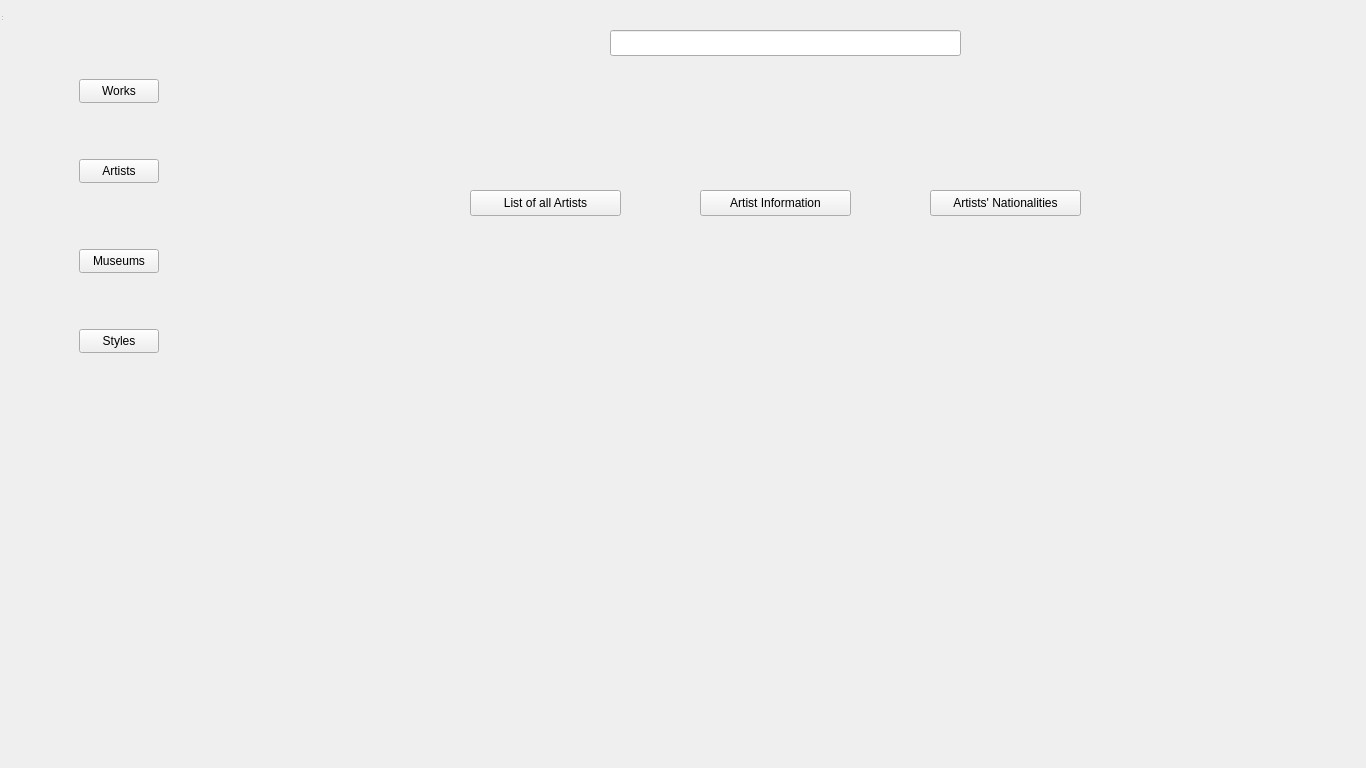
<?xml version="1.0" encoding="UTF-8"?>
<ui version="4.0">
 <class>ArtistWindow</class>
 <widget class="QWidget" name="ArtistWindow">
  <property name="geometry">
   <rect>
    <x>0</x>
    <y>0</y>
    <width>1366</width>
    <height>768</height>
   </rect>
  </property>
  <property name="windowTitle">
   <string>ArtistWindow</string>
  </property>
  <widget class="QWidget" name="centralwidget" native="true">
   <property name="geometry">
    <rect>
     <x>0</x>
     <y>0</y>
     <width>1100</width>
     <height>798</height>
    </rect>
   </property>
   <widget class="QFrame" name="frame">
    <property name="geometry">
     <rect>
      <x>-11</x>
      <y>-1</y>
      <width>251</width>
      <height>800</height>
     </rect>
    </property>
    <property name="sizePolicy">
     <sizepolicy hsizetype="Preferred" vsizetype="Preferred">
      <horstretch>0</horstretch>
      <verstretch>0</verstretch>
     </sizepolicy>
    </property>
    <property name="frameShape">
     <enum>QFrame::Shape::NoFrame</enum>
    </property>
    <widget class="QPushButton" name="worksButton">
     <property name="geometry">
      <rect>
       <x>90</x>
       <y>80</y>
       <width>80</width>
       <height>24</height>
      </rect>
     </property>
     <property name="text">
      <string>Works</string>
     </property>
    </widget>
    <widget class="QPushButton" name="artistsButton">
     <property name="geometry">
      <rect>
       <x>90</x>
       <y>160</y>
       <width>80</width>
       <height>24</height>
      </rect>
     </property>
     <property name="text">
      <string>Artists</string>
     </property>
    </widget>
    <widget class="QPushButton" name="museumsButton">
     <property name="geometry">
      <rect>
       <x>90</x>
       <y>250</y>
       <width>80</width>
       <height>24</height>
      </rect>
     </property>
     <property name="text">
      <string>Museums</string>
     </property>
    </widget>
    <widget class="QPushButton" name="stylesButton">
     <property name="geometry">
      <rect>
       <x>90</x>
       <y>330</y>
       <width>80</width>
       <height>24</height>
      </rect>
     </property>
     <property name="text">
      <string>Styles</string>
     </property>
    </widget>
   </widget>
   <widget class="QLineEdit" name="lineEdit">
    <property name="geometry">
     <rect>
      <x>610</x>
      <y>30</y>
      <width>351</width>
      <height>26</height>
     </rect>
    </property>
   </widget>
   <widget class="QPushButton" name="artistInfoButton">
    <property name="geometry">
     <rect>
      <x>700</x>
      <y>190</y>
      <width>151</width>
      <height>26</height>
     </rect>
    </property>
    <property name="text">
     <string>Artist Information</string>
    </property>
   </widget>
   <widget class="QPushButton" name="artistsNationalitiesButton">
    <property name="geometry">
     <rect>
      <x>930</x>
      <y>190</y>
      <width>151</width>
      <height>26</height>
     </rect>
    </property>
    <property name="text">
     <string>Artists' Nationalities</string>
    </property>
   </widget>
   <widget class="QPushButton" name="listAllArtistsButton">
    <property name="geometry">
     <rect>
      <x>470</x>
      <y>190</y>
      <width>151</width>
      <height>26</height>
     </rect>
    </property>
    <property name="text">
     <string>List of all Artists</string>
    </property>
   </widget>
  </widget>
  <widget class="QStatusBar" name="statusbar">
   <property name="geometry">
    <rect>
     <x>0</x>
     <y>0</y>
     <width>3</width>
     <height>22</height>
    </rect>
   </property>
  </widget>
 </widget>
 <resources/>
 <connections/>
</ui>
